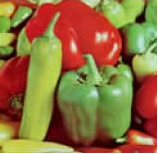
%> input picture Inceleme/54-SE/ImageTest.jpg, 158 x 154 px
$ octave --eval "run_image_clustering_demo;"   (GNU Octave 9; MATLAB toolbox functions it lacks are replaced by stand-ins)
%> lines starting %> are read from the running program, lines starting %| are printed output that depends on the picture
function run_image_clustering_demo

imj=imread('ImageTest.jpg');
%> imj is the input picture: size 154x158x3 uint8; mean R, G, B 144.9, 112.3, 62.3
[A,B,bandnumber]=size(imj);
%> A = 154; B = 158; bandnumber = 3
imjdata=double(reshape(imj,A*B,bandnumber));
data.image=imj;

data.clusternumber=6; % you can change clusternumber
dim=data.clusternumber*bandnumber;
%> dim = 18

gg=SE('imageclustering',data,dim,zeros(1,dim),255*ones(1,dim));

u=reshape(gg,data.clusternumber,bandnumber);
s=dist(imjdata,u');
[a,imb]=min(s,[],2);
format short g
report=tabulate(imb(:))

imb=reshape(imb,A,B);
assignin('base','cimj',imb);
imshow(imj);shg
figure,imshow(imb,[]);colormap jet, shg

%%%%%%%%%%%%%%%%%%%%%
%%%%%%%%%%%%%%%%%%%%5
function out=imageclustering(population,data)
[n,d]=size(population); % d=clusternumber*bandnumber
clusternumber=data.clusternumber;
imj=double(data.image);
[a,b,bandnumber]=size(imj);
imjdata=reshape(imj,a*b,bandnumber);

out=rand(n,1); % pre-memory for matlab

for i=1:n
    centers=reshape(population(i,:),clusternumber,bandnumber);
    s=dist(imjdata,centers');
    [svalue,notused]=min(s,[],2);
    out(i)=sum(svalue(:));
end

%%%%%%%%%

function Global_solution=SE(fnc,mydata,dim,low,up)
%> called with fnc = 'imageclustering', dim = 18

M=dim ;
%> M = 18
q=20;

MAX_FES=1500;

Dmin=low;
%> Dmin = 18 values from 0 to 0
Dmax=up;
%> Dmax = 18 values from 255 to 255

 allbest=zeros(MAX_FES);%

  type=4;

  FES=0;%

individual=struct('fitness',{},'position',{});
rand('seed', sum(100*clock));

for i=1:q
        dataE=Dmin+(Dmax-Dmin).*rand(1,M);
        fitness= feval(fnc,dataE,mydata);
        individual(i).position=dataE;
        individual(i).fitness=fitness;
        FES=FES+1;

           if i==1
               tempindividual=individual(1);

           end

           if individual(i).fitness< tempindividual.fitness
               tempindividual=individual(i);

           end
              allbest(FES)= tempindividual.fitness;

              fprintf('SE(%d) =%g\n',FES,allbest(FES));
end
%> this loop made 20 passes
%> fitness on passes 1 to 12: 1919883.8, 2484078.6, 1795296.8, 1819147.9, 2471735.2, 2521134.8, 1677079.4, 1946376.2, 3321596.3, 2996226.1, 1898833.4, 2552860.6
%| SE(1) =1.91988e+06
%| SE(2) =1.91988e+06
%| SE(3) =1.7953e+06
%| SE(4) =1.7953e+06
%| SE(5) =1.7953e+06
%| SE(6) =1.7953e+06
%| SE(7) =1.67708e+06
%| SE(8) =1.67708e+06
%> (further printed lines are left out)
%> after the loop, FES = 20; individual = 20 items; first 5, fitness: 1919883.8, 2484078.6, 1795296.8, 1819147.9, 2471735.2


while FES<=MAX_FES%»ìºÏÅÅÐò
          if  FES>MAX_FES
                break;
          end

              fitall=zeros(1,q);
    for i=1:q
       fitall(i)=individual(i).fitness;
    end
     [x,y]=sort(fitall);

     F=zeros(1,q);
     CR=zeros(1,q);
     for j=1:q
             F(y(j))=j/q+0.1*randn;
              if F(y(j))>1
                  F(y(j))=1;
              elseif F(y(j))<0
                  F(y(j))=j/q;
              end
            if M>=10
              cc= randperm(5);
             paraDim(j)=5+cc(1);
            else
                paraDim(j)=3;
            end

%
     end
     %

           global_sss=  tempindividual;

           for j=1:q

                  kk=randperm(q);

                    b=individual(kk(1)).position;
                    f=individual(kk(2)).position;

                    m=individual(kk(3)).position;
                    n=individual(kk(4)).position;
                    g=individual(kk(5)).position;

                    a=global_sss.position;
                    h=individual(j).position ;

                    pp2=randperm(M);
                    pp4=randperm( paraDim(j));
%
                    mm=pp4(1);
                    pp3= sort(pp2(1:mm))  ;
%

                      if length(pp3)==1

                        s1= F(j)*HyperSphereTransform_1D(b,f,pp3);
                        s2= F(j)*HyperSphereTransform_1D(m,n,pp3)  ;
                        s3= F(j)*HyperSphereTransform_1D(h,a,pp3)  ;
                      elseif length(pp3)==2

                        s1=  F(j)*HyperSphereTransform_2D(b,f,pp3);
                        s2= F(j)*HyperSphereTransform_2D(m,n,pp3)  ;
                        s3= F(j)*HyperSphereTransform_2D(h,a,pp3)  ;
                      else


                        s1=  F(j)*HyperSphereTransform(b,f,pp3)  ;
                        s2= F(j)*HyperSphereTransform(m,n,pp3)  ;
                        s3= F(j)*HyperSphereTransform(h,a,pp3)  ;
                      end


                    switch type
                        case 1%SE/current-to-best/1
                              h(pp3)=h(pp3) + s3  +s2 ;
                        case 2%SE/best/1
                             h(pp3)=global_sss.position(pp3) +   s1  ;
                        case 3%SE/best/2
                             h(pp3)=global_sss.position(pp3) +   s1  +s2;
                        case 4%SE/rand/1

                             h(pp3)=g(pp3) +   s1  ;
                        case 5%SE/rand/2
                                h(pp3)=g(pp3) + s1  +s2 ;
                        case 6 %SE/current/1
                              h(pp3)=h(pp3) + s1    ;
                        case 7 %SE/current/2
                              h(pp3)=h(pp3) + s1  +s2 ;
                    end


                  temp=h ;
                  temp(temp>Dmax)=Dmax(temp>Dmax);
                  temp(temp<Dmin)=Dmin(temp<Dmin) ;


                  fitness= feval(fnc, temp,mydata);
                  if  fitness <individual(j).fitness
                    individual(j).position  =temp ;
                    individual(j).fitness=fitness;
                  end
                  FES= FES+1;
          %

                if  fitness< tempindividual.fitness
                  tempindividual.position=temp;
                  tempindividual.fitness=fitness;
                end

                if  FES>MAX_FES
                            break;
                end

               allbest(FES)= tempindividual.fitness;

                if mod(FES,1)==0
                      fprintf('SE(%d) =%g\n',FES,allbest(FES));
                end

             end%For j

end
%> this loop made 75 passes
%> (printed output is left out)
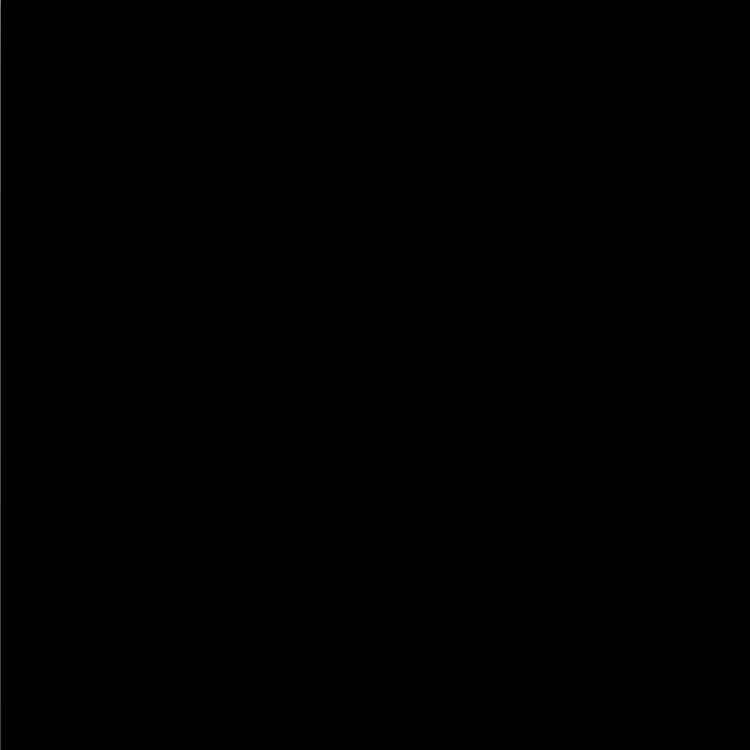
%> allbest: size 1500x1500 double (shown at 1/2 size); min 0, max 1919883.8, mean 773.6; drawn with min black and max white
%> after the loop, F = 20 values, max 1 at index 10, min 0.0464 at index 2, mean 0.542; FES = 1501; cc = [2 4 5 1 3]; fitall = 20 values, max 1315874.6 at index 20, min 985051 at index 18, mean 1114063.6; h = 18 values, max 254.6 at index 3, min -161.3 at index 18, mean 120.1; individual = 20 items; first 5, fitness: 1113197.2, 1004978.9, 1027405.1, 1083381.2, 1027258.5; paraDim = 20 values, max 10 at index 1, min 6 at index 11, mean 8.7; s1 = [0.988 -0.691 -1.29 0.302 -2.14 -9.32 8.81 61.24 -178.4]; s2 = [-0.175 -0.227 0.817 1.5 3.13 -6.36 2.76 18.49 -127.4]; s3 = [-0.535 0.461 0.343 -2.24 32.84 -95.61 -120.4 -41.8 -96.37]; temp = 18 values, max 254.6 at index 3, min 0 at index 18, mean 129.1; tempindividual = {fitness 985051, position [198.6 152.5 124.4 115.1 71.13 177.2 33.94 216.6 41.54 168.4 1.61 244.7 57.61 118.7 34.92 91.24 0 249.1]}; tempindividual.fitness = 985051; tempindividual.position = 18 values, max 249.1 at index 18, min 0 at index 17, mean 116.5
Global_solution=tempindividual.position;
%> Global_solution has the same summary as tempindividual.position
 return;


  function ss=HyperSphereTransform(c,d,pp)
              D=length(pp);
               A=c(pp)-d(pp);
               R=norm(A,2);

                O(D-1)=  2*pi*rand ;


              for i=1:D-2
                 O(i)=  rand*pi  ;
              end

            % ×ª»»Ö±½Ç×ø±ê
              C(1)=R*prod(sin(O));
              for i=2:D-1
                C(i)= R*cos(O(i-1)) *prod(sin(O(i:D-1)));
              end
              C(D)=R*cos(O(D-1));
               ss=C;


   function ss=HyperSphereTransform_1D(c,d,pp)
              R=  abs(c(pp)-d(pp));
              C = R*cos(2*pi*rand);
               ss=C;


      function ss=HyperSphereTransform_2D(c,d,pp)
                A=c(pp)-d(pp);
                R=norm(A,2);
                o1=2*pi*rand;
                C=zeros(1,2);
                C(1) =R*sin(o1);
                C(2) =R*cos(o1);
               ss=C;

%> in run_image_clustering_demo, `u=reshape(gg,data.clusternumber,bandnumber);`: u = [198.6 33.94 57.61; 152.5 216.6 118.7; 124.4 41.54 34.92; 115.1 168.4 91.24; 71.13 1.61 0; 177.2 244.7 249.1]
%> in run_image_clustering_demo, `report=tabulate(imb(:))`: report = [1 4680 19.23; 2 4783 19.66; 3 4529 18.61; 4 7174 29.48; 5 2584 10.62; 6 582 2.39]
%> in run_image_clustering_demo, `imb=reshape(imb,A,B);`:
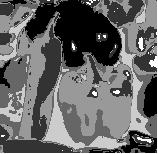
%> imb: size 154x158 double; min 1, max 6, mean 3; drawn with min black and max white
%> `run_image_clustering_demo;`:
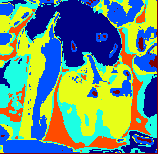
%> displayed picture: size 154x158x3, on the screen's scale of 0 to 255; mean R, G, B 103.5, 146.4, 124.7
